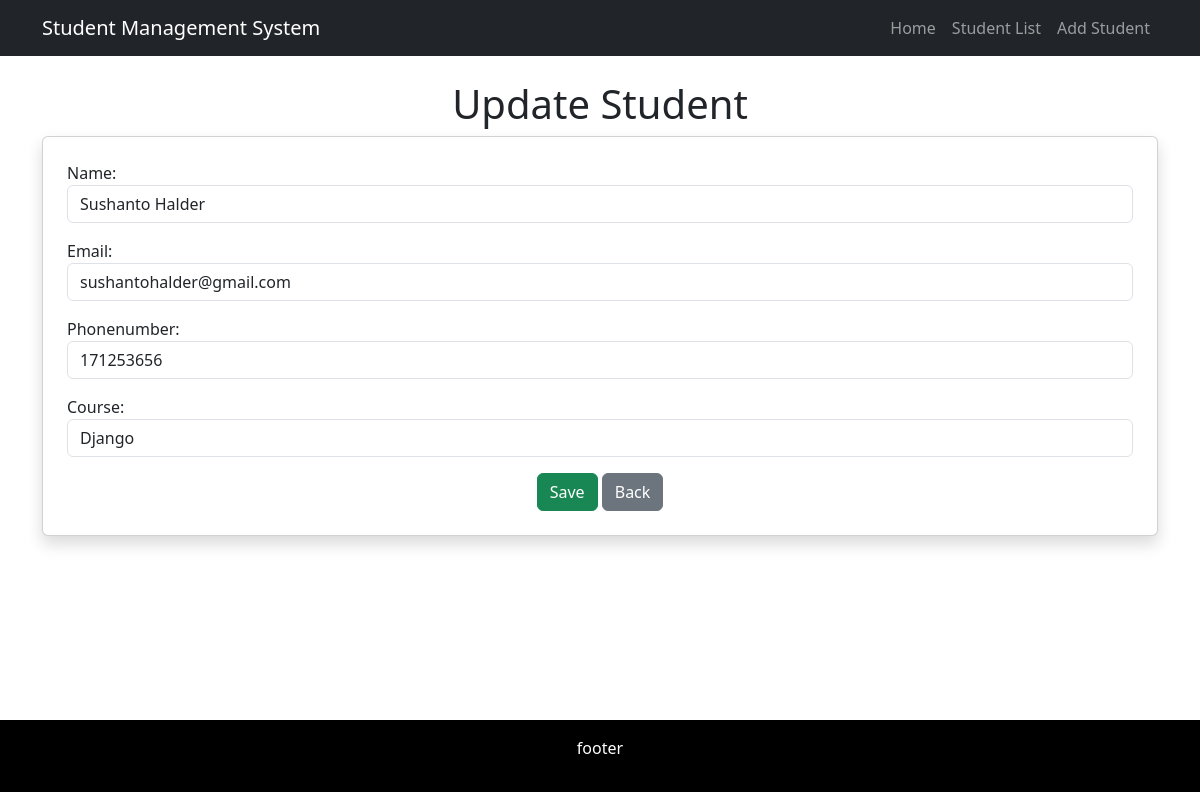
The page /update/14/ on the database its author committed.
### student/models.py (models this page shows, shortened)
class Student(models.Model):
    name = models.CharField(max_length=100)
    email = models.CharField(max_length=100)
    phonenumber = models.IntegerField()
    course = models.CharField(max_length=100)

### student/views.py (the view)
# urls.py: path('update/<int:student_id>/', views.update_student,name='update_student'),
def update_student(request,student_id):
    specific_student=Student.objects.get(id=student_id)
    if request.method == 'POST':
      form = StudentForm(request.POST,instance=specific_student)
      if form.is_valid():
         form.save()
         messages.add_message(request,messages.WARNING,'Record Updated')
         return redirect('studentlist')
    else:
        form = StudentForm(instance=specific_student)
        return render(request,'add_student.html',{'form':form})

### student/forms.py
class StudentForm(forms.ModelForm):
    class Meta:
        model = Student
        fields = ['name','email','phonenumber','course']
        widgets = {
            'name' : forms.TextInput(attrs={
                'class':'form-control'
            }),
            'email': forms.EmailInput(attrs={
                'class':'form-control'
            }),
            'phonenumber' : forms.NumberInput(attrs={
                'class':'form-control'
            }),
            'course' : forms.TextInput(attrs={
                'class':'form-control'
            }),
        }

### student/templates/add_student.html (shortened to what this page needs)
{% extends "base.html" %}
{% load crispy_forms_tags %}
{% block content %}
    <h1 class="text-center">{% if form.instance.pk %}Update{% else %}Add{% endif %} Student</h1>
    <div class="card shadow p-4">
        <form method="post">
            {{ form.as_p }}
            <div class="text-center">
                <button type="submit" class="btn btn-success">Save</button>
                <a href="{% url 'homepage' %}" class="btn btn-secondary">Back</a>
            </div>
        </form>
    </div>
{% endblock %}

### rows shown on the page
Student: name "Sushanto Halder", email "sushantohalder@gmail.com", phonenumber "171253656", course "Django"
